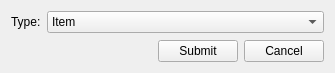
<?xml version="1.0" encoding="UTF-8"?>
<ui version="4.0">
 <class>CreateShopItemWidget</class>
 <widget class="QWidget" name="CreateShopItemWidget">
  <property name="geometry">
   <rect>
    <x>0</x>
    <y>0</y>
    <width>335</width>
    <height>73</height>
   </rect>
  </property>
  <property name="windowTitle">
   <string>Create new item</string>
  </property>
  <layout class="QGridLayout" name="gridLayout">
   <item row="0" column="0">
    <layout class="QVBoxLayout" name="verticalLayout">
     <item>
      <layout class="QFormLayout" name="formLayout">
       <item row="0" column="0">
        <widget class="QLabel" name="label">
         <property name="text">
          <string>Type:</string>
         </property>
        </widget>
       </item>
       <item row="0" column="1">
        <widget class="QComboBox" name="comboBox">
         <item>
          <property name="text">
           <string>Item</string>
          </property>
         </item>
         <item>
          <property name="text">
           <string>Dino</string>
          </property>
         </item>
         <item>
          <property name="text">
           <string>Engram</string>
          </property>
         </item>
         <item>
          <property name="text">
           <string>Beacon</string>
          </property>
         </item>
         <item>
          <property name="text">
           <string>Experience</string>
          </property>
         </item>
         <item>
          <property name="text">
           <string>Command</string>
          </property>
         </item>
        </widget>
       </item>
      </layout>
     </item>
     <item>
      <layout class="QHBoxLayout" name="horizontalLayout">
       <item>
        <spacer name="horizontalSpacer">
         <property name="orientation">
          <enum>Qt::Horizontal</enum>
         </property>
         <property name="sizeHint" stdset="0">
          <size>
           <width>40</width>
           <height>20</height>
          </size>
         </property>
        </spacer>
       </item>
       <item>
        <widget class="QPushButton" name="submitBtn">
         <property name="text">
          <string>Submit</string>
         </property>
        </widget>
       </item>
       <item>
        <widget class="QPushButton" name="cancelBtn">
         <property name="text">
          <string>Cancel</string>
         </property>
        </widget>
       </item>
      </layout>
     </item>
    </layout>
   </item>
  </layout>
 </widget>
 <resources/>
 <connections/>
</ui>
